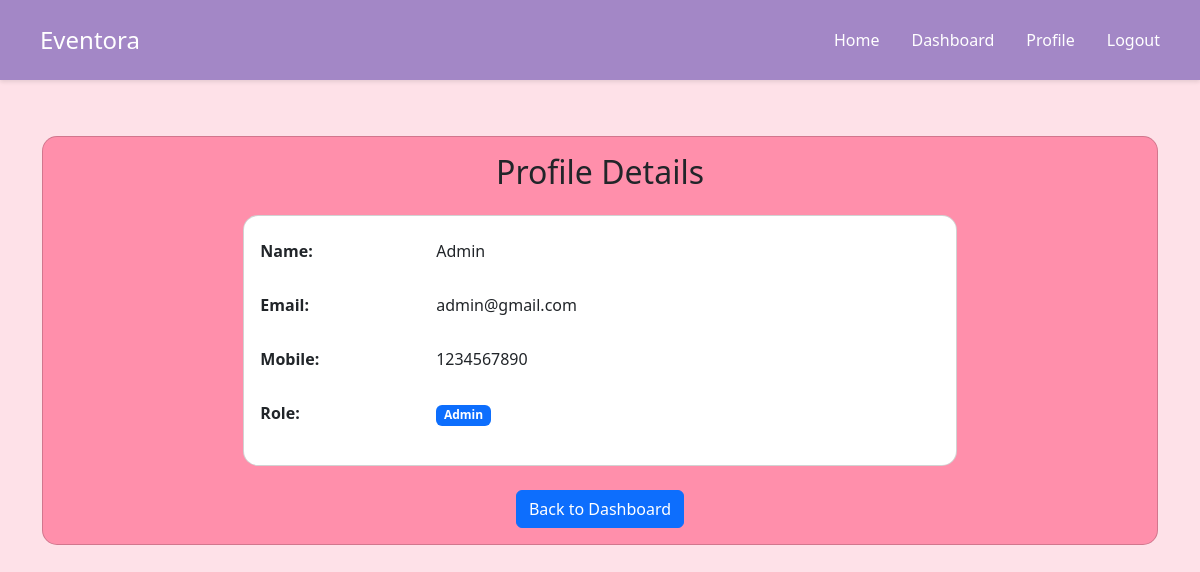
The app's page /profile (signed in) with its own data.
### app.py (models this page shows, shortened)
class User(db.Model, UserMixin):
    __tablename__ = "user"
    id = db.Column(db.Integer, primary_key=True)
    name = db.Column(db.String(100), nullable=False )
    email = db.Column(db.String(100), nullable=False, unique=True)
    password_hash = db.Column(db.String(100), nullable=False)
    mobile = db.Column(db.String(10), nullable=False)
    role = db.Column(db.String(50), nullable=False, default="user")

### app.py (the view)
@app.route("/profile")
@login_required
def profile():
    return render_template("profile.html")

### app.py (called while the page is built)
@login_manager.user_loader
def load_user(user_id):
    return db.session.get(User, int(user_id))

### templates/profile.html (shortened to what this page needs)
{% extends 'base.html' %}
{% block main_block %}
<div class="card mt-4" style="background-color: #ff8fab;;">
    <div class="card-body">
        <h2 class="card-title text-center mb-4">Profile Details</h2>
        <div class="row justify-content-center">
            <div class="col-md-8">
                <div class="card mb-4" style="background-color: white;">
                    <div class="card-body">
                        <div class="mb-3 row">
                            <label class="col-sm-3 col-form-label fw-bold">Name:</label>
                            <div class="col-sm-9">
                                <p class="form-control-plaintext">{{ current_user.name }}</p>
                            </div>
                        </div>
                        <div class="mb-3 row">
                            <label class="col-sm-3 col-form-label fw-bold">Email:</label>
                            <div class="col-sm-9">
                                <p class="form-control-plaintext">{{ current_user.email }}</p>
                            </div>
                        </div>
                        <div class="mb-3 row">
                            <label class="col-sm-3 col-form-label fw-bold">Mobile:</label>
                            <div class="col-sm-9">
                                <p class="form-control-plaintext">{{ current_user.mobile }}</p>
                            </div>
                        </div>
                        <div class="mb-3 row">
                            <label class="col-sm-3 col-form-label fw-bold">Role:</label>
                            <div class="col-sm-9">
                                <p class="form-control-plaintext">
                                    <span class="badge bg-primary">{{ current_user.role|title }}</span>
                                </p>
                            </div>
                        </div>
                    </div>
                </div>
                <div class="text-center">
                    <a href="{{ url_for('dashboard') }}" class="btn btn-primary">Back to Dashboard</a>
                </div>
            </div>
        </div>
    </div>
</div>
{% endblock %}

### templates/base.html (style rules this page uses)
:root { --pastel-pink: #FFD1DC; --pastel-blue: #fb6f92; --pastel-yellow: #fee1e8 ; --pastel-green: #B0E0E6; --pastel-purple: #d6dadf; --header-color: #A387C6; }
body { margin: 0; padding: 0; font-family: 'Segoe UI', Tahoma, Geneva, Verdana, sans-serif; background-color: var(--pastel-yellow); }
.btn { transition: all 0.3s ease; }
.card { border-radius: 15px; transition: all 0.3s ease; }

### records on screen
User: name "Admin", email "admin@gmail.com", mobile "1234567890", role "Admin"
